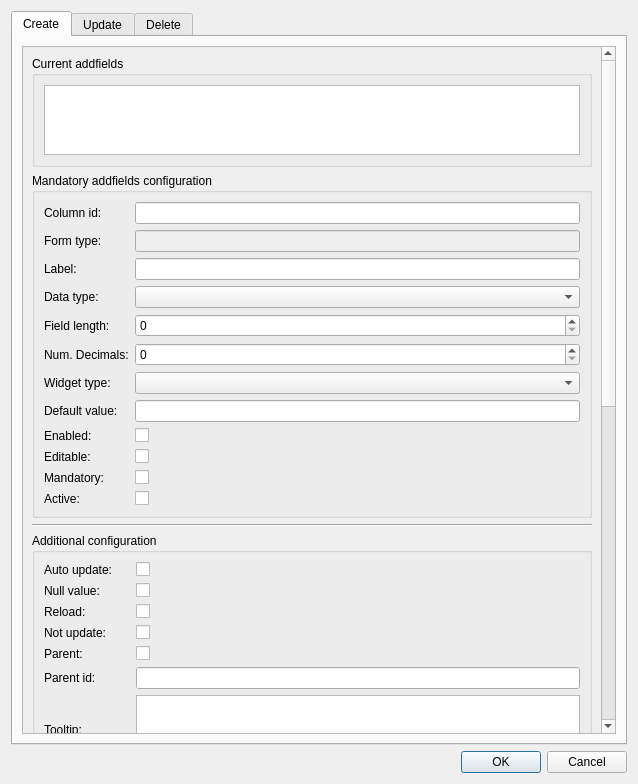
<?xml version="1.0" encoding="UTF-8"?>
<ui version="4.0">
 <class>dlg_man_addfields</class>
 <widget class="QDialog" name="dlg_man_addfields">
  <property name="geometry">
   <rect>
    <x>0</x>
    <y>0</y>
    <width>638</width>
    <height>784</height>
   </rect>
  </property>
  <property name="windowTitle">
   <string>Dialog</string>
  </property>
  <layout class="QGridLayout" name="gridLayout_2">
   <item row="1" column="0">
    <layout class="QHBoxLayout" name="horizontalLayout_18">
     <item>
      <spacer name="horizontalSpacer_15">
       <property name="orientation">
        <enum>Qt::Horizontal</enum>
       </property>
       <property name="sizeHint" stdset="0">
        <size>
         <width>40</width>
         <height>20</height>
        </size>
       </property>
      </spacer>
     </item>
     <item>
      <widget class="QPushButton" name="btn_accept">
       <property name="text">
        <string>OK</string>
       </property>
      </widget>
     </item>
     <item>
      <widget class="QPushButton" name="btn_cancel">
       <property name="text">
        <string>Cancel</string>
       </property>
      </widget>
     </item>
    </layout>
   </item>
   <item row="0" column="0">
    <widget class="QTabWidget" name="tab_add_fields">
     <property name="currentIndex">
      <number>0</number>
     </property>
     <widget class="QWidget" name="Create">
      <attribute name="title">
       <string>Create</string>
      </attribute>
      <layout class="QGridLayout" name="gridLayout">
       <item row="0" column="0">
        <widget class="QScrollArea" name="scrollArea_2">
         <property name="widgetResizable">
          <bool>true</bool>
         </property>
         <widget class="QWidget" name="scrollAreaWidgetContents_3">
          <property name="geometry">
           <rect>
            <x>0</x>
            <y>0</y>
            <width>565</width>
            <height>1485</height>
           </rect>
          </property>
          <layout class="QVBoxLayout" name="verticalLayout">
           <item>
            <widget class="QGroupBox" name="group_current_addfields">
             <property name="title">
              <string>Current addfields</string>
             </property>
             <layout class="QGridLayout" name="gridLayout_3">
              <item row="0" column="0">
               <widget class="QTableView" name="current_addfields"/>
              </item>
             </layout>
            </widget>
           </item>
           <item>
            <widget class="QGroupBox" name="groupBox_2">
             <property name="title">
              <string>Mandatory addfields configuration</string>
             </property>
             <layout class="QVBoxLayout" name="verticalLayout_3">
              <item>
               <layout class="QGridLayout" name="gridLayout_6">
                <item row="2" column="0">
                 <widget class="QLabel" name="lbl_72">
                  <property name="text">
                   <string>Label:</string>
                  </property>
                 </widget>
                </item>
                <item row="2" column="1">
                 <widget class="QLineEdit" name="label"/>
                </item>
                <item row="1" column="0">
                 <widget class="QLabel" name="lbl_70">
                  <property name="text">
                   <string>Form type:</string>
                  </property>
                 </widget>
                </item>
                <item row="4" column="1">
                 <widget class="QSpinBox" name="field_length"/>
                </item>
                <item row="13" column="1">
                 <widget class="QCheckBox" name="active">
                  <property name="text">
                   <string/>
                  </property>
                 </widget>
                </item>
                <item row="7" column="0">
                 <widget class="QLabel" name="lbl_default_value">
                  <property name="text">
                   <string>Default value:</string>
                  </property>
                 </widget>
                </item>
                <item row="5" column="0">
                 <widget class="QLabel" name="lbl_58">
                  <property name="text">
                   <string>Num. Decimals:</string>
                  </property>
                 </widget>
                </item>
                <item row="12" column="1">
                 <widget class="QCheckBox" name="ismandatory">
                  <property name="text">
                   <string/>
                  </property>
                 </widget>
                </item>
                <item row="13" column="0">
                 <widget class="QLabel" name="lbl_89">
                  <property name="text">
                   <string>Active:</string>
                  </property>
                 </widget>
                </item>
                <item row="11" column="1">
                 <widget class="QCheckBox" name="iseditable">
                  <property name="text">
                   <string/>
                  </property>
                 </widget>
                </item>
                <item row="6" column="0">
                 <widget class="QLabel" name="lbl_71">
                  <property name="text">
                   <string>Widget type:</string>
                  </property>
                 </widget>
                </item>
                <item row="10" column="0">
                 <widget class="QLabel" name="lbl_74">
                  <property name="text">
                   <string>Enabled:</string>
                  </property>
                 </widget>
                </item>
                <item row="3" column="1">
                 <widget class="QComboBox" name="datatype"/>
                </item>
                <item row="1" column="1">
                 <widget class="QLineEdit" name="formtype">
                  <property name="enabled">
                   <bool>false</bool>
                  </property>
                  <property name="text">
                   <string/>
                  </property>
                 </widget>
                </item>
                <item row="3" column="0">
                 <widget class="QLabel" name="lbl_73">
                  <property name="text">
                   <string>Data type:</string>
                  </property>
                 </widget>
                </item>
                <item row="5" column="1">
                 <widget class="QSpinBox" name="num_decimals"/>
                </item>
                <item row="4" column="0">
                 <widget class="QLabel" name="lbl_60">
                  <property name="text">
                   <string>Field length:</string>
                  </property>
                 </widget>
                </item>
                <item row="10" column="1">
                 <widget class="QCheckBox" name="isenabled">
                  <property name="text">
                   <string/>
                  </property>
                 </widget>
                </item>
                <item row="11" column="0">
                 <widget class="QLabel" name="lbl_56">
                  <property name="text">
                   <string>Editable:</string>
                  </property>
                 </widget>
                </item>
                <item row="6" column="1">
                 <widget class="QComboBox" name="widgettype"/>
                </item>
                <item row="0" column="0">
                 <widget class="QLabel" name="lbl_2">
                  <property name="text">
                   <string>Column id:</string>
                  </property>
                 </widget>
                </item>
                <item row="0" column="1">
                 <widget class="QLineEdit" name="column_id"/>
                </item>
                <item row="12" column="0">
                 <widget class="QLabel" name="lbl_59">
                  <property name="text">
                   <string>Mandatory:</string>
                  </property>
                 </widget>
                </item>
                <item row="7" column="1">
                 <widget class="QLineEdit" name="default_value"/>
                </item>
               </layout>
              </item>
             </layout>
            </widget>
           </item>
           <item>
            <widget class="Line" name="line">
             <property name="orientation">
              <enum>Qt::Horizontal</enum>
             </property>
            </widget>
           </item>
           <item>
            <widget class="QGroupBox" name="groupBox">
             <property name="title">
              <string>Additional configuration</string>
             </property>
             <layout class="QVBoxLayout" name="verticalLayout_2">
              <item>
               <layout class="QGridLayout" name="gridLayout_7">
                <item row="3" column="1">
                 <widget class="QCheckBox" name="dv_isnullvalue">
                  <property name="text">
                   <string/>
                  </property>
                 </widget>
                </item>
                <item row="2" column="1">
                 <widget class="QCheckBox" name="isautoupdate">
                  <property name="text">
                   <string/>
                  </property>
                 </widget>
                </item>
                <item row="2" column="0">
                 <widget class="QLabel" name="lbl_63">
                  <property name="text">
                   <string>Auto update:</string>
                  </property>
                 </widget>
                </item>
                <item row="7" column="1">
                 <widget class="QLineEdit" name="dv_parent_id"/>
                </item>
                <item row="8" column="1">
                 <widget class="QPlainTextEdit" name="tooltip"/>
                </item>
                <item row="11" column="1">
                 <widget class="QPlainTextEdit" name="dv_querytext"/>
                </item>
                <item row="3" column="0">
                 <widget class="QLabel" name="lbl_69">
                  <property name="text">
                   <string>Null value:</string>
                  </property>
                 </widget>
                </item>
                <item row="13" column="1">
                 <widget class="QLineEdit" name="widgetfunction"/>
                </item>
                <item row="10" column="0">
                 <widget class="QLabel" name="lbl_57">
                  <property name="text">
                   <string>Placeholder:</string>
                  </property>
                 </widget>
                </item>
                <item row="8" column="0">
                 <widget class="QLabel" name="lbl_55">
                  <property name="text">
                   <string>Tooltip:</string>
                  </property>
                 </widget>
                </item>
                <item row="4" column="0">
                 <widget class="QLabel" name="lbl_75">
                  <property name="text">
                   <string>Reload:</string>
                  </property>
                 </widget>
                </item>
                <item row="10" column="1">
                 <widget class="QLineEdit" name="placeholder"/>
                </item>
                <item row="5" column="0">
                 <widget class="QLabel" name="lbl_77">
                  <property name="text">
                   <string>Not update:</string>
                  </property>
                 </widget>
                </item>
                <item row="14" column="0">
                 <widget class="QLabel" name="lbl_66">
                  <property name="text">
                   <string>Action function:</string>
                  </property>
                 </widget>
                </item>
                <item row="4" column="1">
                 <widget class="QCheckBox" name="isreload">
                  <property name="text">
                   <string/>
                  </property>
                 </widget>
                </item>
                <item row="5" column="1">
                 <widget class="QCheckBox" name="isnotupdate">
                  <property name="text">
                   <string/>
                  </property>
                 </widget>
                </item>
                <item row="11" column="0">
                 <widget class="QLabel" name="lbl_65">
                  <property name="text">
                   <string>Query text:</string>
                  </property>
                 </widget>
                </item>
                <item row="6" column="0">
                 <widget class="QLabel" name="lbl_62">
                  <property name="text">
                   <string>Parent:</string>
                  </property>
                 </widget>
                </item>
                <item row="6" column="1">
                 <widget class="QCheckBox" name="isparent">
                  <property name="text">
                   <string/>
                  </property>
                 </widget>
                </item>
                <item row="17" column="0">
                 <widget class="QLabel" name="lbl_79">
                  <property name="text">
                   <string>List filter param:</string>
                  </property>
                 </widget>
                </item>
                <item row="18" column="0">
                 <widget class="QLabel" name="lbl_80">
                  <property name="text">
                   <string>Editability:</string>
                  </property>
                 </widget>
                </item>
                <item row="15" column="0">
                 <widget class="QLabel" name="lbl_78">
                  <property name="text">
                   <string>Stylesheet:</string>
                  </property>
                 </widget>
                </item>
                <item row="12" column="0">
                 <widget class="QLabel" name="lbl_64">
                  <property name="text">
                   <string>Querytext filter:</string>
                  </property>
                 </widget>
                </item>
                <item row="7" column="0">
                 <widget class="QLabel" name="lbl_68">
                  <property name="text">
                   <string>Parent id:</string>
                  </property>
                 </widget>
                </item>
                <item row="16" column="0">
                 <widget class="QLabel" name="lbl_76">
                  <property name="text">
                   <string>Typeahead:</string>
                  </property>
                 </widget>
                </item>
                <item row="16" column="1">
                 <widget class="QPlainTextEdit" name="typeahead"/>
                </item>
                <item row="17" column="1">
                 <widget class="QPlainTextEdit" name="listfilterparam"/>
                </item>
                <item row="18" column="1">
                 <widget class="QPlainTextEdit" name="editability"/>
                </item>
                <item row="12" column="1">
                 <widget class="QPlainTextEdit" name="dv_querytext_filterc"/>
                </item>
                <item row="13" column="0">
                 <widget class="QLabel" name="lbl_67">
                  <property name="text">
                   <string>Widget function:</string>
                  </property>
                 </widget>
                </item>
                <item row="14" column="1">
                 <widget class="QLineEdit" name="action_function"/>
                </item>
                <item row="15" column="1">
                 <widget class="QPlainTextEdit" name="stylesheet"/>
                </item>
                <item row="9" column="0">
                 <widget class="QLabel" name="lbl_61">
                  <property name="text">
                   <string>Widget dim:</string>
                  </property>
                 </widget>
                </item>
                <item row="9" column="1">
                 <widget class="QSpinBox" name="widgetdim"/>
                </item>
               </layout>
              </item>
             </layout>
            </widget>
           </item>
          </layout>
         </widget>
        </widget>
       </item>
      </layout>
     </widget>
     <widget class="QWidget" name="Update">
      <attribute name="title">
       <string>Update</string>
      </attribute>
      <layout class="QGridLayout" name="gridLayout_4">
       <item row="2" column="1">
        <layout class="QHBoxLayout" name="horizontalLayout_15"/>
       </item>
       <item row="0" column="0">
        <layout class="QHBoxLayout" name="horizontalLayout">
         <item>
          <spacer name="horizontalSpacer">
           <property name="orientation">
            <enum>Qt::Horizontal</enum>
           </property>
           <property name="sizeHint" stdset="0">
            <size>
             <width>40</width>
             <height>20</height>
            </size>
           </property>
          </spacer>
         </item>
         <item>
          <widget class="QPushButton" name="btn_open">
           <property name="text">
            <string>Open</string>
           </property>
          </widget>
         </item>
        </layout>
       </item>
       <item row="1" column="0">
        <widget class="QTableView" name="tbl_update"/>
       </item>
      </layout>
     </widget>
     <widget class="QWidget" name="Delete">
      <attribute name="title">
       <string>Delete</string>
      </attribute>
      <layout class="QGridLayout" name="gridLayout_5">
       <item row="0" column="0">
        <layout class="QHBoxLayout" name="horizontalLayout_17">
         <item>
          <widget class="QLabel" name="lbl_4">
           <property name="text">
            <string>Field name:</string>
           </property>
          </widget>
         </item>
         <item>
          <spacer name="horizontalSpacer_14">
           <property name="orientation">
            <enum>Qt::Horizontal</enum>
           </property>
           <property name="sizeType">
            <enum>QSizePolicy::Fixed</enum>
           </property>
           <property name="sizeHint" stdset="0">
            <size>
             <width>56</width>
             <height>20</height>
            </size>
           </property>
          </spacer>
         </item>
         <item>
          <widget class="QComboBox" name="cmb_fields">
           <property name="sizePolicy">
            <sizepolicy hsizetype="Expanding" vsizetype="Fixed">
             <horstretch>0</horstretch>
             <verstretch>0</verstretch>
            </sizepolicy>
           </property>
          </widget>
         </item>
        </layout>
       </item>
       <item row="1" column="0">
        <spacer name="verticalSpacer">
         <property name="orientation">
          <enum>Qt::Vertical</enum>
         </property>
         <property name="sizeHint" stdset="0">
          <size>
           <width>20</width>
           <height>40</height>
          </size>
         </property>
        </spacer>
       </item>
      </layout>
     </widget>
    </widget>
   </item>
  </layout>
 </widget>
 <resources/>
 <connections/>
</ui>
